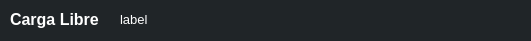
    <widget class="QFrame" name="frame_15">
     <property name="geometry">
      <rect>
       <x>10</x>
       <y>220</y>
       <width>531</width>
       <height>41</height>
      </rect>
     </property>
     <property name="styleSheet">
      <string notr="true">border-radius: 10px;
background-color: rgb(32, 37, 40);</string>
     </property>
     <property name="frameShape">
      <enum>QFrame::StyledPanel</enum>
     </property>
     <property name="frameShadow">
      <enum>QFrame::Raised</enum>
     </property>
     <widget class="QFrame" name="frame_16">
      <property name="geometry">
       <rect>
        <x>240</x>
        <y>70</y>
        <width>481</width>
        <height>71</height>
       </rect>
      </property>
      <property name="styleSheet">
       <string notr="true">border-radius: 10px;</string>
      </property>
      <property name="frameShape">
       <enum>QFrame::StyledPanel</enum>
      </property>
      <property name="frameShadow">
       <enum>QFrame::Raised</enum>
      </property>
     </widget>
     <widget class="QFrame" name="frame_17">
      <property name="geometry">
       <rect>
        <x>260</x>
        <y>60</y>
        <width>461</width>
        <height>61</height>
       </rect>
      </property>
      <property name="styleSheet">
       <string notr="true">border-radius: 10px;</string>
      </property>
      <property name="frameShape">
       <enum>QFrame::StyledPanel</enum>
      </property>
      <property name="frameShadow">
       <enum>QFrame::Raised</enum>
      </property>
      <widget class="QFrame" name="frame_18">
       <property name="geometry">
        <rect>
         <x>240</x>
         <y>70</y>
         <width>481</width>
         <height>71</height>
        </rect>
       </property>
       <property name="styleSheet">
        <string notr="true">border-radius: 10px;</string>
       </property>
       <property name="frameShape">
        <enum>QFrame::StyledPanel</enum>
       </property>
       <property name="frameShadow">
        <enum>QFrame::Raised</enum>
       </property>
      </widget>
     </widget>
     <widget class="QLabel" name="label_12">
      <property name="geometry">
       <rect>
        <x>10</x>
        <y>10</y>
        <width>94</width>
        <height>19</height>
       </rect>
      </property>
      <property name="font">
       <font>
        <family>Tahoma</family>
        <pointsize>12</pointsize>
        <weight>75</weight>
        <bold>true</bold>
       </font>
      </property>
      <property name="styleSheet">
       <string notr="true">color: rgb(255, 255, 255);
background-color: transparent;
</string>
      </property>
      <property name="text">
       <string>Carga Libre</string>
      </property>
     </widget>
     <widget class="QLabel" name="cargaLibre2Label">
      <property name="geometry">
       <rect>
        <x>120</x>
        <y>10</y>
        <width>401</width>
        <height>19</height>
       </rect>
      </property>
      <property name="font">
       <font>
        <family>Tahoma</family>
        <pointsize>10</pointsize>
        <weight>50</weight>
        <bold>false</bold>
       </font>
      </property>
      <property name="styleSheet">
       <string notr="true">color: rgb(255, 255, 255);
background-color: transparent;
</string>
      </property>
      <property name="text">
       <string>label</string>
      </property>
     </widget>
    </widget>
